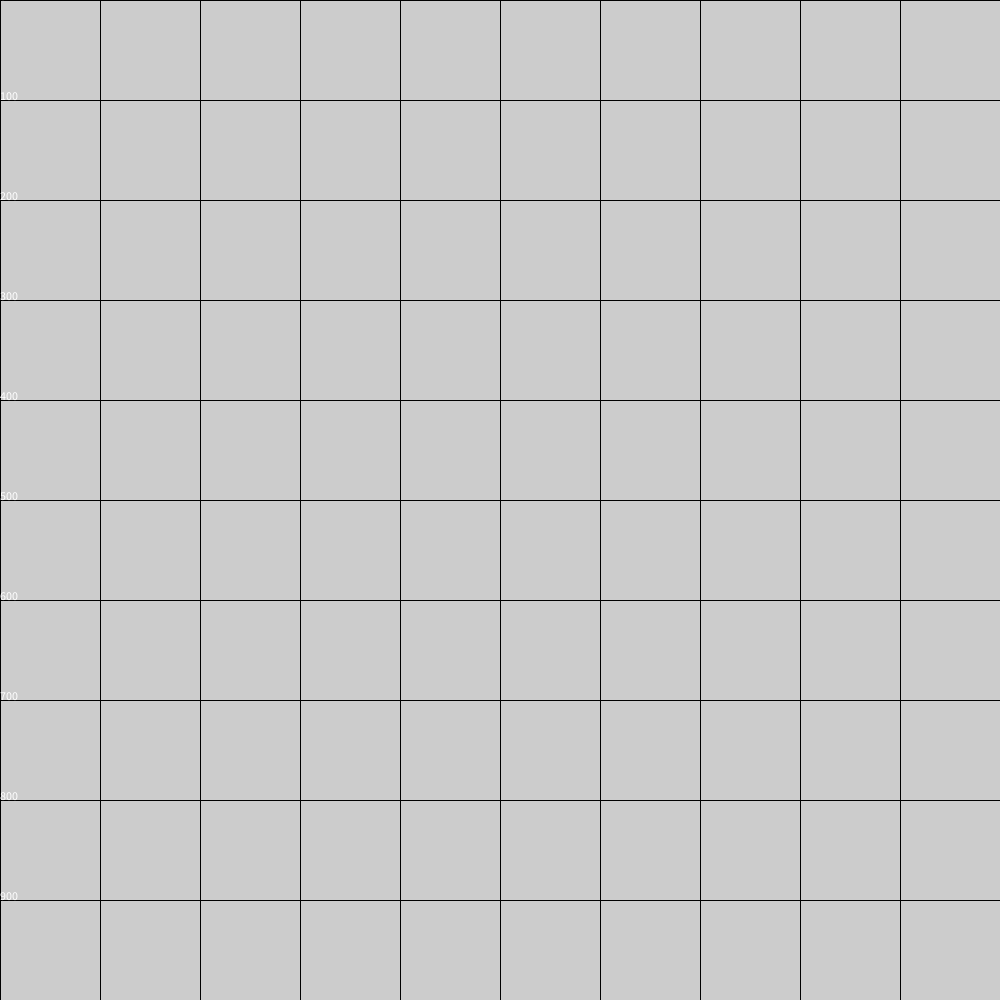
Frame 1 (no input)
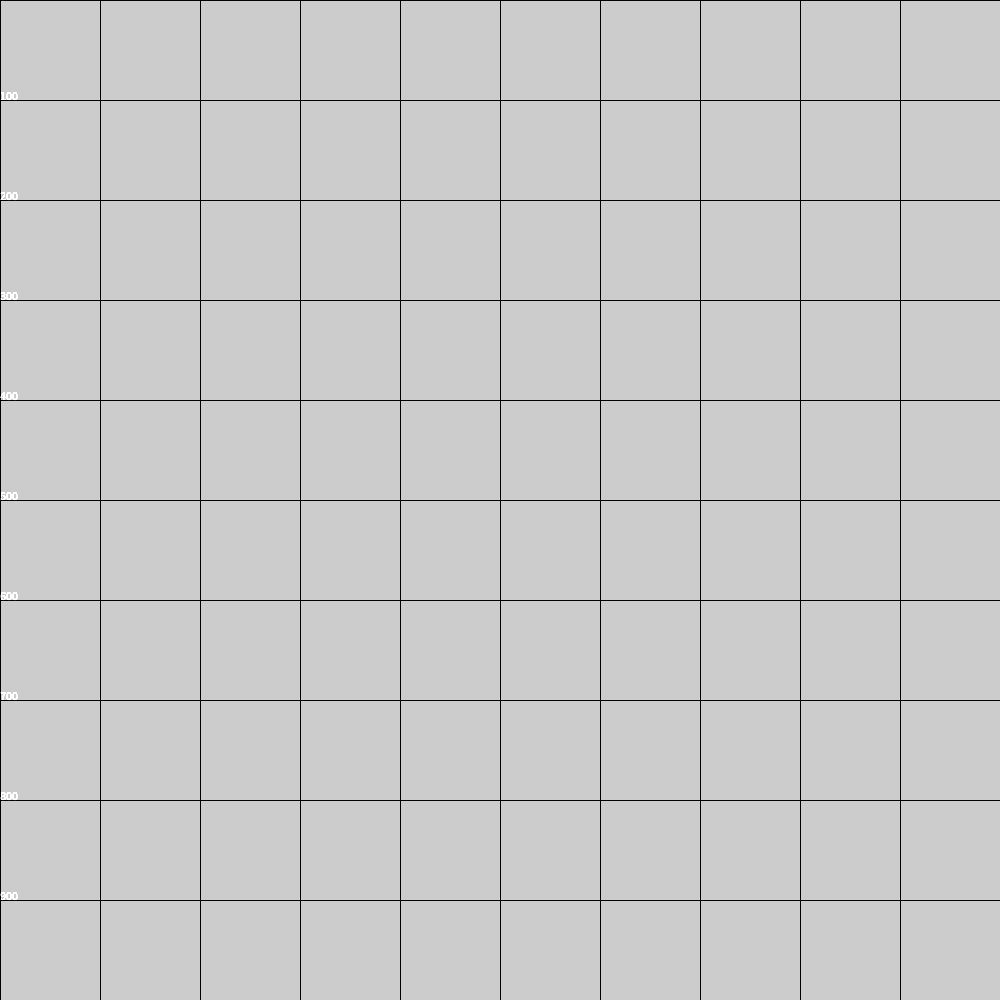
Frame 60 (the mouse pressed at the canvas centre just before this capture)
Frame 120 (the mouse held since frame 60 and released just before this capture): identical to frame 60, image omitted

The Processing sketch that drew these frames (run headless with seeded random() and noise(); from frame 60 on, the mouse is pressed at the canvas centre):

// Processing sketch: Grid
// ── Grid.pde
void setup() {
  size(1000,1000);
}
void draw() {
  drawGrid();
}

void drawGrid() {
  for(int i=0; i<1000; i+=100) {
      //horozontal lines
      line(0,i,width,i);
      //virticle line
      line(i,0,i,height);
      text(i,0,i);
  }

}
